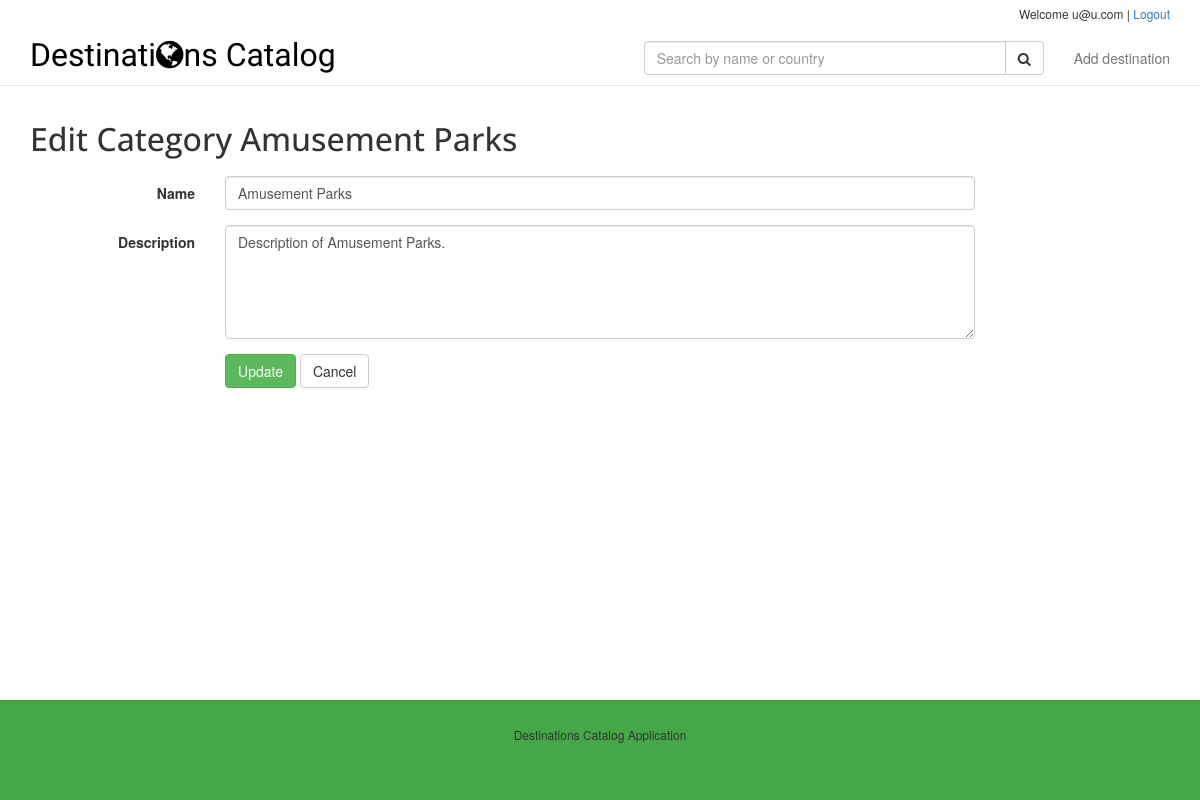
/category/4/edit/ (signed in), run on the app's committed database.
### itemCatalog/models.py (models this page shows, shortened)
class User(db.Model, UserMixin):
    id = db.Column(db.Integer, primary_key=True)
    name = db.Column(db.String(120))
    last_name = db.Column(db.String(120))
    email = db.Column(db.String(120), unique=True, nullable=False)
    password = db.Column(db.String(255), nullable=False)
    picture = db.Column(db.String(255))
    active = db.Column(db.Boolean, default=False)
    items = db.relationship('Item', backref = "user", lazy = "dynamic")
    roles = db.relationship('Role', secondary=roles,
                            backref=db.backref('users', lazy='dynamic'))
    def isAdmin(self):
        return 'admin' in self.roles

class Category(db.Model):
    id = db.Column(db.Integer, primary_key=True)
    name = db.Column(db.String(80), unique=True, nullable=False)
    description = db.Column(db.Text())
    items = db.relationship('Item', backref = "category", lazy = "dynamic")

### itemCatalog/views.py (the view, shortened to what this page needs)
@app.route('/category/<int:category_id>/edit/', methods=['GET', 'POST'])
@login_required
@admin_permission.require(http_exception=403)
def editCategory(category_id):
    cat = Category.query.get_or_404(category_id)
    form = CategoryForm(request.form, obj=cat)
    form.name.default = cat.name
    return render_template('editCategory.html', form=form, category=cat)

### itemCatalog/forms.py (shortened to what this page needs)
class CategoryForm(FlaskForm):
    name = StringField('Name', [InputRequired(), Length(max=80)])
    description = TextAreaField('Description', [Optional()])

### itemCatalog/extensions.py (called while the page is built)
@login_manager.user_loader
def load_user(userId):
    return User.query.get(userId)

### itemCatalog/templates/editCategory.html (shortened to what this page needs)
{% extends "mainLayout.html" %}
{% from "_helpers.html" import render_field %}
{% block content %}
<div class="row">
    <div class="col-md-12">
        <h1>Edit Category {{ category.name }}</h1>
        <form class="form-horizontal" method="POST" action="{{ url_for('editCategory', category_id=category.id) }}">
            {{ render_field(form.name, labelClass="col-sm-2", wrapElemClass="col-sm-8") }}
            {{ render_field(form.description, labelClass="col-sm-2", wrapElemClass="col-sm-8", rows="5") }}
            <div class="form-group">
                <div class="col-sm-offset-2 col-sm-10">
                  <button type="submit" class="btn btn-success">Update</button>
                  <a class="btn btn-default" href="{{ url_for('listCategories') }}">Cancel</a>
                </div>
            </div>
        </form>
    </div>
</div>
{% endblock %}

### itemCatalog/templates/mainLayout.html (shortened to what this page needs)
<!DOCTYPE html>
<html lang="en">
<head>
    <link href="{{url_for('static', filename='css/bootstrap.min.css')}}" rel="stylesheet">
    <link rel="stylesheet" type="text/css" href="https://maxcdn.bootstrapcdn.com/font-awesome/4.7.0/css/font-awesome.min.css">
    <link href="{{url_for('static', filename='css/styles.css')}}" rel="stylesheet">
</head>
<body>
    <header>
        <div class="container">
            <div class="row">
                <nav class="navbar navbar-default navbar-fixed-top" role="navigation">
                    <div class="container">
                        <p class="logged-user">
                            {% if current_user.is_authenticated %}
                                Welcome {{ current_user.email }} | <a id="logout-lnk" href="{{ url_for('logout') }}">Logout</a>
                            {% endif %}
                        </p>
                        <div class="navbar-header">
                            <div class="navbar-brand">
                                <a href="{{ url_for('home') }}"><h1>Destinati<i class="fa fa-globe" aria-hidden="true"></i>ns Catalog</h1></a>
                            </div>
                        </div>
                        <ul class="nav navbar-nav navbar-right">
                            {% if not current_user.is_authenticated %}
                                <li><a href="{{ url_for('newItem') }}">Add destination</a></li>
                                <li><a href="{{ url_for('login') }}">Login</a></li>
                            {% elif current_user.isAdmin() %}
                                <li><a href="{{ url_for('listCategories') }}">Categories</a></li>
                            {% else %}
                                <li><a href="{{ url_for('newItem') }}">Add destination</a></li>
                            {% endif %}
                        </ul>
                        <form class="navbar-form navbar-right" action="{{ url_for('searchItems') }}">
                            <div class="input-group">
                                <input type="text" class="form-control" name="search" placeholder="Search by name or country">
                                <span class="input-group-btn">
                                    <button class="btn btn-default" type="submit"><i class="fa fa-search" aria-hidden="true"></i></button>
                                </span>
                            </div>
                        </form>
                    </div>
                </nav>
            </div>
        </div>
    </header>
    <div class="container">
        <div class="row">
            <div class="col-md-12">
            </div>
        </div>
        {% block content %}
        {% endblock %}
    </div>
    <footer class="footer">
        <div class="container">
            <div class="row">
                <div class="col-lg-12">
                    <p>Destinations Catalog Application</p>
                </div>
            </div>
        </div>
    </footer>
</body>
</html>

### itemCatalog/templates/_helpers.html (shortened to what this page needs)
{% macro render_field(field) %}
    {% set error_class = 'has-error' if field.errors else '' %}
    <div class="form-group {{error_class}}">
        {% set label_class = 'control-label ' + kwargs.pop('labelClass', '') %}
        {{ field.label(class=label_class) }}
        <div class="{{ kwargs.pop('wrapElemClass', '') }}">
            {% set form_class = 'form-control ' + kwargs.pop('class', '') %}
            {{ field(class=form_class, **kwargs) }}
        </div>
    </div>
{% endmacro %}

### itemCatalog/static/css/styles.css (style rules this page uses)
html { position: relative; min-height: 100%; }
body { margin-bottom: 150px; }
h1, h2 { font-family: 'Open Sans', sans-serif; margin: 10px 0 20px; }
h1 { font-size: 32px; }
header { margin-bottom: 110px; }
.navbar-default { background-color: #fff; }
.navbar-brand { padding-top: 5px; }
.navbar-brand a { color: #000; text-decoration: none; }
.navbar-brand h1 { margin-top: 0; font-family: 'Quattrocento', serif; }
.navbar-form .input-group { width: 40rem; }
.navbar-form .input-group > .input-group-btn { width: 1%; }
.navbar-default .navbar-nav > li { border-bottom: 2px solid #fff; }
.logged-user { text-align: right; font-size: 12px; margin-top: 5px; height: 18px; }
footer { position: absolute; bottom: 0; width: 100%; height: 60px; background-color: rgb(70, 167, 70); border-top: 1px solid #448e44; padding-top: 25px; text-align: center; font-size: 12px; height: 100px; }

### data on the page
User: email "u@u.com"
Category: name "Amusement Parks", description "Description of Amusement Parks."

### other printed values
{{ field.label(class=label_class) }} "Name Description"
